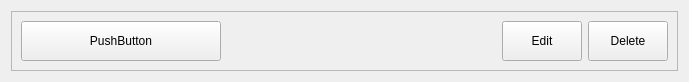
<?xml version="1.0" encoding="UTF-8"?>
<ui version="4.0">
 <class>ProductViewWidget</class>
 <widget class="QWidget" name="ProductViewWidget">
  <property name="geometry">
   <rect>
    <x>0</x>
    <y>0</y>
    <width>689</width>
    <height>75</height>
   </rect>
  </property>
  <property name="windowTitle">
   <string>Form</string>
  </property>
  <layout class="QGridLayout" name="gridLayout">
   <item row="0" column="0">
    <widget class="QFrame" name="frame">
     <property name="frameShape">
      <enum>QFrame::StyledPanel</enum>
     </property>
     <property name="frameShadow">
      <enum>QFrame::Raised</enum>
     </property>
     <layout class="QGridLayout" name="gridLayout_3">
      <item row="0" column="0">
       <layout class="QGridLayout" name="gridLayout_2">
        <item row="0" column="3">
         <widget class="QPushButton" name="delete_btn">
          <property name="minimumSize">
           <size>
            <width>25</width>
            <height>40</height>
           </size>
          </property>
          <property name="text">
           <string>Delete</string>
          </property>
         </widget>
        </item>
        <item row="0" column="0">
         <widget class="QPushButton" name="product_view_btn">
          <property name="minimumSize">
           <size>
            <width>200</width>
            <height>40</height>
           </size>
          </property>
          <property name="text">
           <string>PushButton</string>
          </property>
         </widget>
        </item>
        <item row="0" column="2">
         <widget class="QPushButton" name="edit">
          <property name="minimumSize">
           <size>
            <width>25</width>
            <height>40</height>
           </size>
          </property>
          <property name="text">
           <string>Edit</string>
          </property>
         </widget>
        </item>
        <item row="0" column="1">
         <spacer name="horizontalSpacer">
          <property name="orientation">
           <enum>Qt::Horizontal</enum>
          </property>
          <property name="sizeHint" stdset="0">
           <size>
            <width>40</width>
            <height>20</height>
           </size>
          </property>
         </spacer>
        </item>
       </layout>
      </item>
     </layout>
    </widget>
   </item>
  </layout>
 </widget>
 <resources/>
 <connections/>
</ui>
